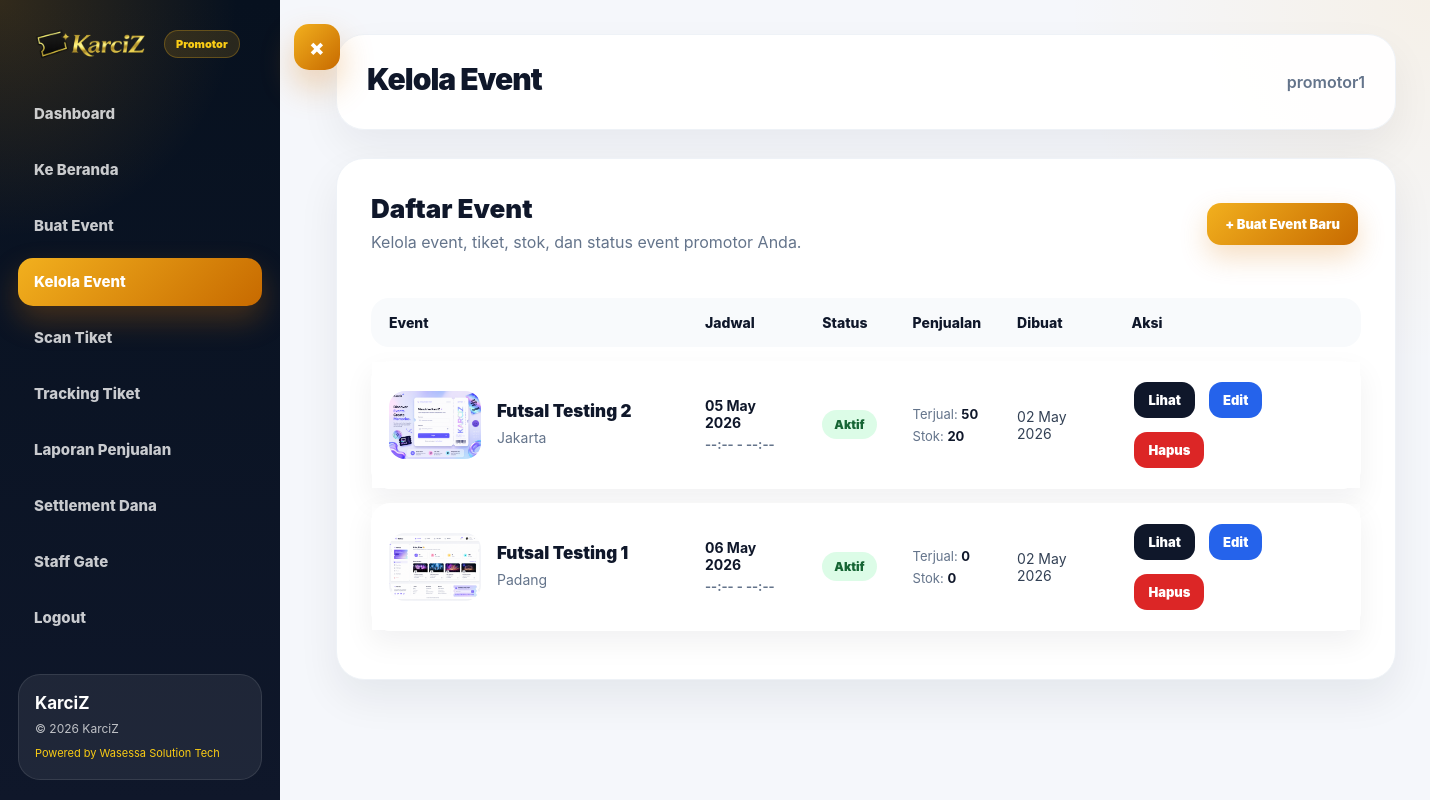
The page /organizer/manage-event.php (signed in) on the database as committed earlier.
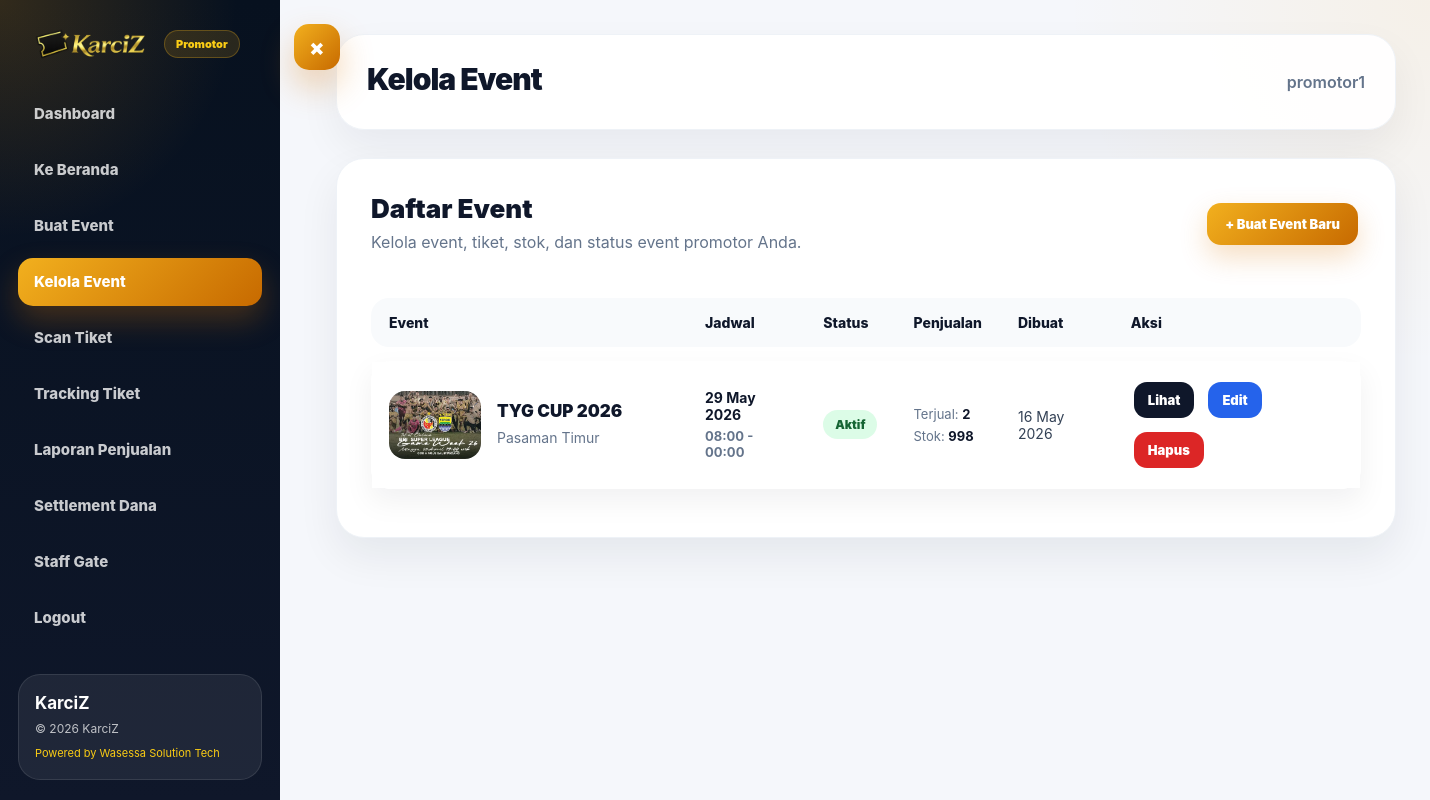
The same page on the database as committed later.
### tables this page shows
CREATE TABLE `promotor` (
  `id` int(100) NOT NULL,
  `user_id` int(11) DEFAULT NULL,
  `nama_brand` varchar(255) NOT NULL,
  `deskripsi_singkat` varchar(500) NOT NULL,
  `email_bisnis` varchar(255) NOT NULL,
  `no_wa` int(25) NOT NULL,
  `logo` varchar(255) NOT NULL,
  `banner` varchar(255) NOT NULL,
  `status` enum('pending','approved','rejected') DEFAULT 'pending',
  `created_at` timestamp NOT NULL DEFAULT current_timestamp()
);

CREATE TABLE `events` (
  `id` int(11) NOT NULL,
  `organizer_id` int(11) DEFAULT NULL,
  `nama_event` varchar(255) DEFAULT NULL,
  `lokasi` varchar(255) DEFAULT NULL,
  `tanggal` date DEFAULT NULL,
  `tanggal_selesai` date DEFAULT NULL,
  `jam_mulai` time DEFAULT NULL,
  `jam_selesai` time DEFAULT NULL,
  `deskripsi` text DEFAULT NULL,
  `banner` varchar(255) DEFAULT NULL,
  `status` enum('aktif','selesai') DEFAULT 'aktif',
  `created_at` timestamp NOT NULL DEFAULT current_timestamp()
);

### organizer/manage-event.php (the view, shortened to what this page needs)
<?php
include '../config.php';
$username = $_SESSION['user'];
$stmt = $conn->prepare("
    SELECT
        promotor.id,
        promotor.nama_brand
    FROM promotor
    JOIN users
        ON promotor.user_id = users.id
    WHERE users.username = ?
      AND promotor.status = 'approved'
    LIMIT 1
");
$stmt->bind_param("s", $username);
$stmt->execute();
$promotor = $stmt->get_result()->fetch_assoc();
$organizer_id = $promotor['id'];
$stmt = $conn->prepare("
    SELECT
        events.*,
        COALESCE(ticket_summary.total_stok, 0) AS total_stok,
        COALESCE(transaction_summary.total_terjual, 0) AS total_terjual,
        COALESCE(transaction_summary.total_transaksi, 0) AS total_transaksi
    FROM events
    LEFT JOIN (
        SELECT
            event_id,
            SUM(stok) AS total_stok
        FROM tickets
        GROUP BY event_id
    ) AS ticket_summary
        ON ticket_summary.event_id = events.id
    LEFT JOIN (
        SELECT
            event_id,
            SUM(qty) AS total_terjual,
            COUNT(id) AS total_transaksi
        FROM transactions
        WHERE status = 'paid'
        GROUP BY event_id
    ) AS transaction_summary
        ON transaction_summary.event_id = events.id
    WHERE events.organizer_id = ?
    ORDER BY events.created_at DESC
");
$stmt->bind_param("i", $organizer_id);
$stmt->execute();
$events = $stmt->get_result();
?>
<!DOCTYPE html>
<html lang="id">
<head>
    <link rel="stylesheet" href="/Karciz/assets/css/organizer.css?v=10">
    <link rel="stylesheet" href="/Karciz/assets/css/organizer-premium.css?v=1">
</head>
<body>
<div class="organizer-wrapper">
    <?php include 'sidebar.php'; ?>
    <div class="organizer-main">
        <div class="organizer-topbar">
            <h3>Kelola Event</h3>
            <span><?= htmlspecialchars($promotor['nama_brand']); ?></span>
        </div>
        <div class="table-container event-table-card">
            <div class="table-header-action">
                <div>
                    <h3>Daftar Event</h3>
                    <p>Kelola event, tiket, stok, dan status event promotor Anda.</p>
                </div>
                <a href="create-event.php" class="btn-add">+ Buat Event Baru</a>
            </div>
            <table class="event-manage-table">
                <thead>
                    <tr>
                        <th>Event</th>
                        <th>Jadwal</th>
                        <th>Status</th>
                        <th>Penjualan</th>
                        <th>Dibuat</th>
                        <th>Aksi</th>
                    </tr>
                </thead>
                <tbody>
                    <?php if ($events->num_rows > 0) { ?>
                        <?php while ($row = $events->fetch_assoc()) { ?>
                            <tr>
                                <td>
                                    <div class="event-cell">
                                        <?php if (!empty($row['banner'])) { ?>
                                            <img
                                                src="/Karciz/assets/images/events/<?= htmlspecialchars($row['banner']); ?>"
                                                alt="Banner"
                                            >
                                        <?php } else { ?>
                                            <div class="event-cell-empty">No Banner</div>
                                        <?php } ?>
                                        <div>
                                            <h4><?= htmlspecialchars($row['nama_event']); ?></h4>
                                            <p><?= htmlspecialchars($row['lokasi']); ?></p>
                                        </div>
                                    </div>
                                </td>
                                <td>
                                    <div class="event-date-cell">
                                        <strong><?= date('d M Y', strtotime($row['tanggal'])); ?></strong>
                                        <span>
                                            <?= !empty($row['jam_mulai']) ? substr($row['jam_mulai'], 0, 5) : '--:--'; ?>
                                            -
                                            <?= !empty($row['jam_selesai']) ? substr($row['jam_selesai'], 0, 5) : '--:--'; ?>
                                        </span>
                                    </div>
                                </td>
                                <td>
                                    <?php if ($row['status'] == 'aktif') { ?>
                                        <span class="badge-active">Aktif</span>
                                    <?php } else { ?>
                                        <span class="badge-finished">Selesai</span>
                                    <?php } ?>
                                </td>
                                <td>
                                    <div class="sales-mini">
                                        <span>Terjual: <strong><?= $row['total_terjual'] ?? 0; ?></strong></span>
                                        <span>Stok: <strong><?= $row['total_stok'] ?? 0; ?></strong></span>
                                    </div>
                                </td>
                                <td>
                                    <?= date('d M Y', strtotime($row['created_at'])); ?>
                                </td>
                                <td>
                                    <div class="action-group">
                                        <a href="../customer/event-detail.php?id=<?= $row['id']; ?>" class="btn-view">Lihat</a>
                                        <a href="edit-event.php?id=<?= $row['id']; ?>" class="btn-edit">Edit</a>
                                        <a
                                            href="manage-event.php?delete=<?= $row['id']; ?>"
                                            class="btn-delete"
                                            onclick="return confirm('Yakin ingin menghapus event ini?')"
                                        >
                                            Hapus
                                        </a>
                                    </div>
                                </td>
                            </tr>
                        <?php } ?>
                    <?php } else { ?>
                        <tr>
                            <td colspan="6" class="empty-table">Belum ada event.</td>
                        </tr>
                    <?php } ?>
                </tbody>
            </table>
        </div>
    </div>
</div>
</body>
</html>

### organizer/sidebar.php (shortened to what this page needs)
<?php
$current_page = basename($_SERVER['PHP_SELF']);
$role = $_SESSION['role'] ?? '';
?>
<button class="sidebar-toggle" id="sidebarToggle" type="button">×</button>
<div class="organizer-sidebar" id="organizerSidebar">
    <div class="sidebar-brand">
        <img src="/Karciz/assets/images/logo/logo.png" alt="KarciZ">
        <span><?= $role === 'staff_gate' ? 'Staff Gate' : 'Promotor'; ?></span>
    </div>
    <div class="sidebar-menu">
        <?php if ($role === 'organizer') { ?>
            <a href="dashboard.php" class="<?= $current_page == 'dashboard.php' ? 'active' : ''; ?>">Dashboard</a>
            <a href="/Karciz/index.php">Ke Beranda</a>
            <a href="create-event.php" class="<?= $current_page == 'create-event.php' ? 'active' : ''; ?>">Buat Event</a>
            <a href="manage-event.php" class="<?= $current_page == 'manage-event.php' ? 'active' : ''; ?>">Kelola Event</a>
            <a href="scan-ticket.php" class="<?= $current_page == 'scan-ticket.php' ? 'active' : ''; ?>">Scan Tiket</a>
            <a href="ticket-tracking.php" class="<?= $current_page == 'ticket-tracking.php' ? 'active' : ''; ?>">Tracking Tiket</a>
            <a href="sales-report.php" class="<?= $current_page == 'sales-report.php' ? 'active' : ''; ?>">Laporan Penjualan</a>
            <a href="settlement.php" class="<?= $current_page == 'settlement.php' ? 'active' : ''; ?>">Settlement Dana</a>
            <a href="create-staff.php" class="<?= $current_page == 'create-staff.php' ? 'active' : ''; ?>">Staff Gate</a>
        <?php } ?>
        <a href="../logout.php">Logout</a>
    </div>
    <div class="sidebar-footer">
        <strong>KarciZ</strong>
        <p>© 2026 KarciZ</p>
        <small>Powered by Wasessa Solution Tech</small>
    </div>
</div>

### assets/css/organizer.css (style rules this page uses)
* { margin: 0; padding: 0; box-sizing: border-box; }
body { font-family: 'Segoe UI', Calibri, sans-serif; background: #f4f6f9; color: #111827; }
.organizer-wrapper { display: flex; min-height: 100vh; }
.organizer-sidebar { width: 250px; background: #111827; color: #fff; padding: 24px 20px; }
.organizer-sidebar a { display: block; color: #d1d5db; text-decoration: none; padding: 12px 14px; border-radius: 10px; margin-bottom: 8px; font-weight: 500; }
.organizer-sidebar a:hover, .organizer-sidebar a.active { background: #6366f1; color: #fff; }
.organizer-main { flex: 1; padding: 28px; }
.organizer-topbar { background: #fff; padding: 18px 22px; border-radius: 16px; box-shadow: 0 8px 24px rgba(0,0,0,0.05); display: flex; justify-content: space-between; align-items: center; margin-bottom: 24px; }
.organizer-topbar h3 { font-size: 24px; }
.table-container { background: #fff; padding: 22px; border-radius: 18px; box-shadow: 0 8px 24px rgba(0,0,0,0.06); overflow-x: auto; }
table { width: 100%; border-collapse: collapse; font-size: 14px; }
table th, table td { padding: 13px; border-bottom: 1px solid #e5e7eb; text-align: left; vertical-align: middle; }
table th { background: #f9fafb; font-weight: 800; }
.btn-add, .btn-view, .btn-edit, .btn-delete { display: inline-block; padding: 8px 11px; border-radius: 8px; text-decoration: none; font-size: 13px; margin: 3px; font-weight: 700; }
.btn-add { background: #111827; color: #fff; }
.btn-view { background: #2563eb; color: #fff; }
.btn-edit { background: #f59e0b; color: #fff; }
.btn-delete { background: #ef4444; color: #fff; }
.badge-active { background: #dcfce7; color: #166534; padding: 6px 10px; border-radius: 999px; font-size: 12px; font-weight: 800; }

Rows that differ between the two databases and show on the page:
removed events: banner (picture), nama_event "Futsal Testing 2", lokasi "Jakarta", tanggal "05 May 2026", status "Aktif", total_terjual "50", total_stok "20", created_at "02 May 2026"
removed events: banner (picture), nama_event "Futsal Testing 1", lokasi "Padang", tanggal "06 May 2026", status "Aktif", total_terjual "0", total_stok "0", created_at "02 May 2026"
added events: banner (picture), nama_event "TYG CUP 2026", lokasi "Pasaman Timur", tanggal "29 May 2026", jam_mulai "08:00", jam_selesai "00:00", status "Aktif", total_terjual "2", total_stok "998", created_at "16 May 2026"
